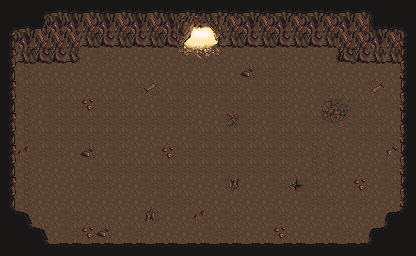

The image is a tile-based game level rendered from a .tmx file. Its description and complete source (layers, tilesets, objects, tile grids) follow:
An orthogonal 26x16 tile map with 16x16 px tiles, 4 tile layers (tile - Background, tile - Main Cave, tile - Cliff, tile - Dirt Patches) and 12 objects.

<map version="1.4" tiledversion="1.4.2" orientation="orthogonal" renderorder="right-down" width="26" height="16" tilewidth="16" tileheight="16" infinite="0" nextlayerid="9" nextobjectid="26">
 <tileset firstgid="1" source="DefaultBase.tsx" />
 <layer id="2" name="tile - Background" width="26" height="16">
  <data encoding="csv">
55,55,55,55,55,55,55,55,55,55,55,55,55,55,55,55,55,55,55,55,55,55,55,55,55,55,
55,55,55,55,55,55,55,55,55,55,55,55,55,55,55,55,55,55,55,55,55,55,55,55,55,55,
55,55,55,55,55,55,55,55,55,55,55,55,55,55,55,55,55,55,55,55,55,55,55,55,55,55,
55,55,55,55,55,55,55,55,55,55,55,55,55,55,55,55,55,55,55,55,55,55,55,55,55,55,
55,55,55,55,55,55,55,55,55,55,55,55,55,55,55,55,55,55,55,55,55,55,55,55,55,55,
55,55,55,55,55,55,55,55,55,55,55,55,55,55,55,55,55,55,55,55,55,55,55,55,55,55,
55,55,55,55,55,55,55,55,55,55,55,55,55,55,55,55,55,55,55,55,55,55,55,55,55,55,
55,55,55,55,55,55,55,55,55,55,55,55,55,55,55,55,55,55,55,55,55,55,55,55,55,55,
55,55,55,55,55,55,55,55,55,55,55,55,55,55,55,55,55,55,55,55,55,55,55,55,55,55,
55,55,55,55,55,55,55,55,55,55,55,55,55,55,55,55,55,55,55,55,55,55,55,55,55,55,
55,55,55,55,55,55,55,55,55,55,55,55,55,55,55,55,55,55,55,55,55,55,55,55,55,55,
55,55,55,55,55,55,55,55,55,55,55,55,55,55,55,55,55,55,55,55,55,55,55,55,55,55,
55,55,55,55,55,55,55,55,55,55,55,55,55,55,55,55,55,55,55,55,55,55,55,55,55,55,
55,55,55,55,55,55,55,55,55,55,55,55,55,55,55,55,55,55,55,55,55,55,55,55,55,55,
55,55,55,55,55,55,55,55,55,55,55,55,55,55,55,55,55,55,55,55,55,55,55,55,55,55,
55,55,55,55,55,55,55,55,55,55,55,55,55,55,55,55,55,55,55,55,55,55,55,55,55,55
</data>
 </layer>
 <layer id="1" name="tile - Main Cave" width="26" height="16">
  <data encoding="csv">
12,12,7,14,15,14,15,14,15,14,15,14,15,14,15,14,15,14,15,14,15,14,14,8,12,12,
7,14,16,31,31,30,31,30,31,30,31,68,69,70,30,31,30,31,30,31,30,31,30,13,15,8,
30,31,30,30,30,46,47,46,47,46,47,84,85,86,46,47,46,47,46,47,46,30,30,31,30,30,
46,46,47,47,48,145,146,145,145,145,145,100,101,102,145,145,145,146,145,145,145,45,47,46,46,46,
146,161,145,145,145,145,145,145,145,145,145,145,145,145,145,145,146,146,145,145,145,145,145,145,145,146,
146,146,146,146,145,145,145,145,146,145,145,146,146,146,146,145,146,146,145,145,146,145,145,145,145,146,
146,161,145,146,146,146,146,146,145,145,146,146,145,145,146,146,146,146,145,145,146,146,146,145,146,146,
146,161,145,146,146,146,146,146,146,146,146,146,145,145,146,146,145,146,145,146,146,145,146,146,145,146,
146,161,146,146,146,146,146,146,145,145,145,145,146,146,146,146,145,146,146,146,145,145,146,146,146,146,
146,146,146,146,145,145,145,146,145,145,145,146,146,146,146,146,146,146,146,161,161,145,145,145,146,146,
146,161,145,145,145,145,146,146,146,146,146,146,146,146,146,146,146,146,145,161,161,145,145,145,146,146,
146,161,145,145,145,146,146,145,145,146,146,145,145,145,145,145,145,146,146,146,145,145,145,145,146,146,
146,161,145,145,145,145,145,145,145,145,146,146,145,145,145,145,145,145,145,146,146,145,146,145,145,146,
146,161,145,145,146,145,145,145,145,145,145,145,145,145,146,145,145,146,145,145,145,145,145,145,145,146,
108,145,145,145,146,146,145,145,146,145,145,145,145,146,146,145,145,145,145,145,145,146,145,145,145,108,
108,108,146,146,146,146,146,146,146,146,146,146,146,146,146,146,146,146,146,146,146,146,146,146,108,108
</data>
 </layer>
 <layer id="3" name="tile - Cliff" width="26" height="16">
  <data encoding="csv">
92,92,92,0,0,0,0,0,0,0,0,0,0,0,0,0,0,0,0,0,0,0,0,92,92,92,
124,9,9,0,0,0,0,0,0,0,0,0,0,0,0,0,0,0,0,0,0,0,0,9,9,9,
27,9,9,9,0,0,0,0,0,0,0,0,0,0,0,0,0,0,0,0,0,0,0,9,0,3221225515,
43,0,9,9,9,0,0,0,0,0,0,0,0,0,0,0,0,0,0,0,0,0,0,9,0,3221225499,
27,0,0,0,0,9,9,9,0,0,0,0,0,0,0,0,0,0,0,0,9,9,9,9,0,3221225515,
43,0,0,0,0,9,9,9,9,9,0,0,0,0,0,0,0,0,9,9,9,0,9,9,0,3221225499,
27,0,0,0,0,9,9,9,9,9,9,9,9,0,0,0,0,0,9,0,0,0,9,9,0,3221225515,
43,0,0,0,9,9,0,0,9,9,0,0,0,9,9,0,0,0,9,9,0,0,9,9,0,3221225499,
27,0,0,9,9,0,0,0,0,9,9,0,0,0,0,9,9,0,0,9,0,0,9,9,0,3221225515,
43,0,9,9,0,0,0,0,0,0,9,9,9,9,9,0,0,9,9,9,0,0,9,9,0,3221225499,
27,9,9,9,9,9,9,0,0,0,9,9,9,9,9,9,9,0,0,9,9,9,9,9,0,3221225515,
43,0,0,0,0,0,9,9,9,0,0,9,9,9,0,9,9,9,9,9,9,0,9,9,0,3221225499,
27,0,0,0,0,9,9,9,9,0,0,0,0,0,0,0,0,0,9,9,9,0,9,0,0,3221225515,
1610612743,64,0,0,0,0,9,9,9,9,9,9,9,9,9,9,9,9,0,9,9,0,9,0,61,3221225479,
108,3221225480,64,0,0,0,0,0,0,0,0,0,0,0,0,0,0,9,9,9,0,0,9,61,3221225479,108,
108,108,3221225480,62,63,62,63,62,63,62,63,62,63,62,63,62,63,62,63,62,63,62,63,3221225479,108,108
</data>
 </layer>
 <layer id="4" name="tile - Dirt Patches" width="26" height="16">
  <data encoding="csv">
0,0,0,0,0,0,0,0,0,0,0,0,0,0,0,0,0,0,0,0,0,0,0,0,0,0,
0,0,0,0,0,0,0,0,0,0,0,0,0,0,0,0,0,0,0,0,0,0,0,0,0,0,
0,0,0,0,0,0,0,0,0,0,0,0,0,0,0,0,0,0,0,0,0,0,0,0,0,0,
0,0,0,0,0,0,0,0,0,0,0,0,0,0,0,0,0,0,0,0,0,0,0,0,0,0,
0,0,0,0,0,0,0,0,0,0,0,0,0,0,0,116,0,0,0,0,0,0,0,0,0,0,
0,0,0,0,0,0,0,0,0,129,0,0,0,0,0,0,0,0,0,0,0,0,0,3221225601,0,0,
0,0,0,0,0,113,0,0,0,0,0,0,0,0,0,0,0,0,0,0,117,118,10,0,0,0,
0,0,0,0,0,0,0,0,0,0,0,0,0,0,132,0,0,0,0,0,133,134,10,0,0,0,
0,0,0,0,0,0,0,0,0,0,0,0,0,0,0,0,0,0,0,0,0,0,0,0,0,0,
0,148,0,0,0,116,0,0,0,0,113,0,0,0,0,0,0,0,0,10,10,0,0,0,149,0,
0,0,0,0,0,0,0,0,0,0,0,0,0,0,0,0,0,0,0,10,10,0,0,0,0,0,
0,0,0,0,0,0,0,0,0,0,0,0,0,0,3221225602,0,0,0,114,0,0,0,113,0,0,0,
0,0,0,0,0,0,0,0,0,0,0,0,0,0,0,0,0,0,0,0,0,0,0,0,0,0,
0,0,0,0,0,0,0,0,0,130,0,0,148,0,0,0,0,0,0,0,0,0,0,0,0,0,
0,0,0,0,0,113,116,0,0,0,0,0,0,0,0,0,0,113,0,0,0,0,0,0,0,0,
0,0,0,0,0,0,0,0,0,0,0,0,0,0,0,0,0,0,0,0,0,0,0,0,0,0
</data>
 </layer>
 <objectgroup id="6" name="Object - border">
  <object id="10" x="51" y="22" width="129" height="22" />
  <object id="14" x="340" y="44" width="61" height="19" />
  <object id="15" x="399" y="65" width="17" height="144" />
  <object id="16" x="385" y="210" width="20" height="15" />
  <object id="17" x="366" y="225" width="26" height="16" />
  <object id="18" x="45" y="240" width="332" height="12" />
  <object id="19" x="15" y="226" width="30" height="18" />
  <object id="20" x="-9" y="211" width="38" height="23" />
  <object id="21" x="-2" y="11" width="14" height="198" />
  <object id="22" x="9" y="41" width="66" height="18" />
  <object id="24" x="219" y="19" width="145" height="24" />
 </objectgroup>
 <objectgroup id="8" name="Portals">
  <object id="25" x="180" y="16" width="37" height="20" />
 </objectgroup>
</map>
